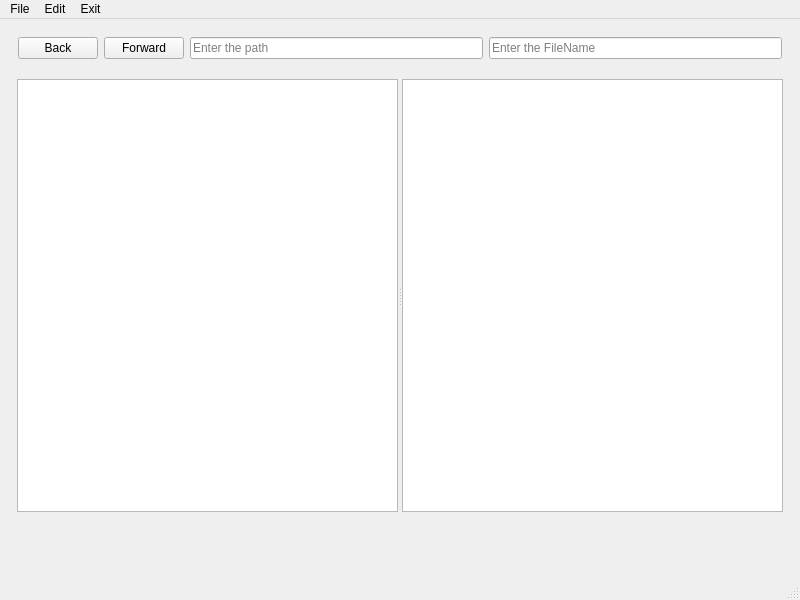
<?xml version="1.0" encoding="UTF-8"?>
<ui version="4.0">
 <class>MainWindow</class>
 <widget class="QMainWindow" name="MainWindow">
  <property name="geometry">
   <rect>
    <x>0</x>
    <y>0</y>
    <width>800</width>
    <height>600</height>
   </rect>
  </property>
  <property name="windowTitle">
   <string>Status App</string>
  </property>
  <widget class="QWidget" name="centralwidget">
   <layout class="QVBoxLayout" name="verticalLayout">
    <property name="spacing">
     <number>3</number>
    </property>
    <item>
     <widget class="QWidget" name="widget" native="true">
      <property name="sizePolicy">
       <sizepolicy hsizetype="Preferred" vsizetype="Preferred">
        <horstretch>0</horstretch>
        <verstretch>0</verstretch>
       </sizepolicy>
      </property>
      <property name="minimumSize">
       <size>
        <width>0</width>
        <height>0</height>
       </size>
      </property>
      <property name="maximumSize">
       <size>
        <width>16777215</width>
        <height>50</height>
       </size>
      </property>
      <property name="baseSize">
       <size>
        <width>0</width>
        <height>0</height>
       </size>
      </property>
      <layout class="QHBoxLayout" name="horizontalLayout_2">
       <item>
        <widget class="QPushButton" name="backButton">
         <property name="text">
          <string>Back</string>
         </property>
        </widget>
       </item>
       <item>
        <widget class="QPushButton" name="forwardButton">
         <property name="text">
          <string>Forward</string>
         </property>
        </widget>
       </item>
       <item>
        <widget class="QLineEdit" name="lineEdit">
         <property name="placeholderText">
          <string>Enter the path</string>
         </property>
        </widget>
       </item>
       <item>
        <widget class="QLineEdit" name="lineEdit_2">
         <property name="placeholderText">
          <string>Enter the FileName</string>
         </property>
        </widget>
       </item>
      </layout>
     </widget>
    </item>
    <item>
     <widget class="QWidget" name="widget_2" native="true">
      <property name="sizePolicy">
       <sizepolicy hsizetype="Preferred" vsizetype="Preferred">
        <horstretch>0</horstretch>
        <verstretch>10</verstretch>
       </sizepolicy>
      </property>
      <layout class="QHBoxLayout" name="horizontalLayout">
       <property name="leftMargin">
        <number>8</number>
       </property>
       <property name="topMargin">
        <number>8</number>
       </property>
       <property name="rightMargin">
        <number>8</number>
       </property>
       <item>
        <widget class="QSplitter" name="splitter">
         <property name="orientation">
          <enum>Qt::Horizontal</enum>
         </property>
         <widget class="QTreeView" name="treeView"/>
         <widget class="QListView" name="listView"/>
        </widget>
       </item>
      </layout>
     </widget>
    </item>
    <item>
     <widget class="QWidget" name="widget_3" native="true">
      <property name="sizePolicy">
       <sizepolicy hsizetype="Expanding" vsizetype="Expanding">
        <horstretch>0</horstretch>
        <verstretch>1</verstretch>
       </sizepolicy>
      </property>
      <layout class="QHBoxLayout" name="horizontalLayout_3">
       <item>
        <widget class="QLabel" name="label_3">
         <property name="text">
          <string/>
         </property>
        </widget>
       </item>
       <item>
        <widget class="QLabel" name="size_and_files">
         <property name="text">
          <string/>
         </property>
        </widget>
       </item>
       <item>
        <widget class="QLabel" name="label">
         <property name="text">
          <string/>
         </property>
        </widget>
       </item>
      </layout>
     </widget>
    </item>
   </layout>
  </widget>
  <widget class="QMenuBar" name="menubar">
   <property name="geometry">
    <rect>
     <x>0</x>
     <y>0</y>
     <width>800</width>
     <height>25</height>
    </rect>
   </property>
   <widget class="QMenu" name="menuFile">
    <property name="title">
     <string>File</string>
    </property>
    <addaction name="actionCopy"/>
    <addaction name="actionCut"/>
    <addaction name="actionPaste"/>
   </widget>
   <widget class="QMenu" name="menuEdit">
    <property name="title">
     <string>Edit</string>
    </property>
   </widget>
   <widget class="QMenu" name="menuExit">
    <property name="title">
     <string>Exit</string>
    </property>
   </widget>
   <addaction name="menuFile"/>
   <addaction name="menuEdit"/>
   <addaction name="menuExit"/>
  </widget>
  <widget class="QStatusBar" name="statusbar"/>
  <action name="actionCopy">
   <property name="text">
    <string>Copy</string>
   </property>
   <property name="shortcut">
    <string>Ctrl+C</string>
   </property>
  </action>
  <action name="actionCut">
   <property name="text">
    <string>Cut</string>
   </property>
   <property name="shortcut">
    <string>Ctrl+X</string>
   </property>
  </action>
  <action name="actionPaste">
   <property name="text">
    <string>Paste</string>
   </property>
   <property name="shortcut">
    <string>Ctrl+V</string>
   </property>
  </action>
 </widget>
 <resources/>
 <connections/>
</ui>
